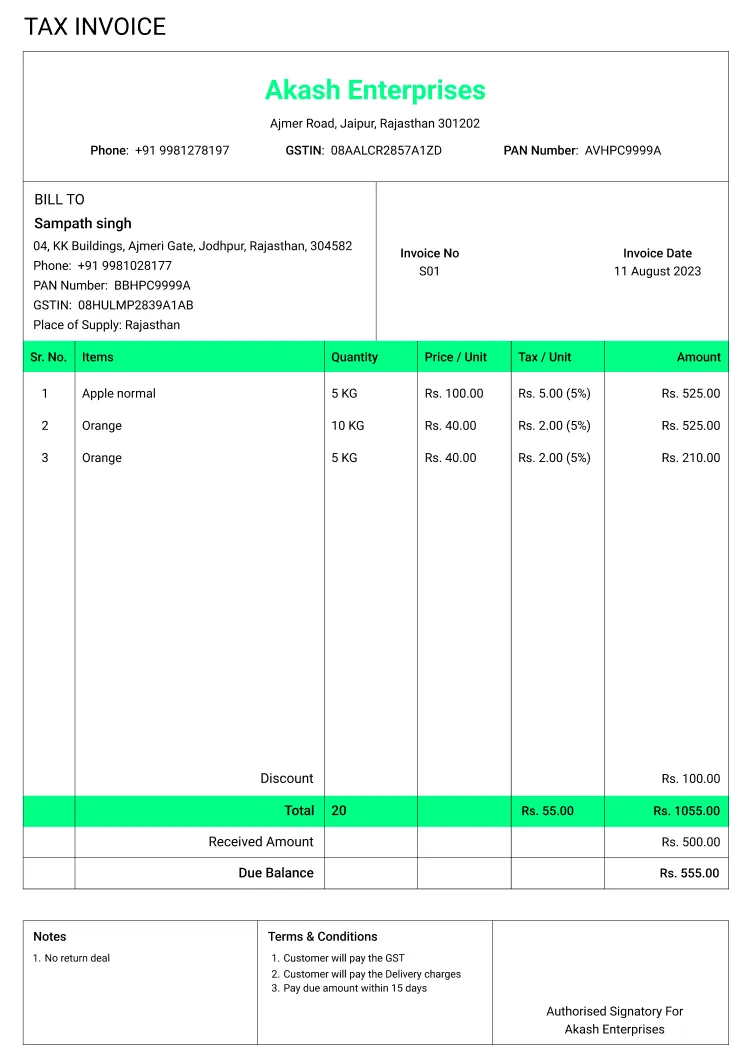
#> input picture backend/uploads/invoice_format_mid_level_images+(3).webp, 751 x 1060 px
$ python -i preprocessing.py   (imports and definitions only)
#> lines starting #> are read from the running program, lines starting #| are printed output that depends on the picture; after the words box and inside, x2 and y2 are one past the last pixel; in counts of white or black regions, pixels touching at a corner belong together


import cv2

def preprocess_image(image_path):

    # Load image
    image = cv2.imread(image_path)
#> image is the input picture: shape (1060, 751, 3); mean B, G, R 242.4, 249, 235.1

    # Safety check
    if image is None:
        raise ValueError("Failed to load image")

    # Resize to improve small text recognition
    image = cv2.resize(
        image, None, fx=1.5, fy=1.5,
        interpolation=cv2.INTER_CUBIC
    )
#> image: shape (1590, 1126, 3)

    # Convert to grayscale
    gray = cv2.cvtColor(image, cv2.COLOR_BGR2GRAY)
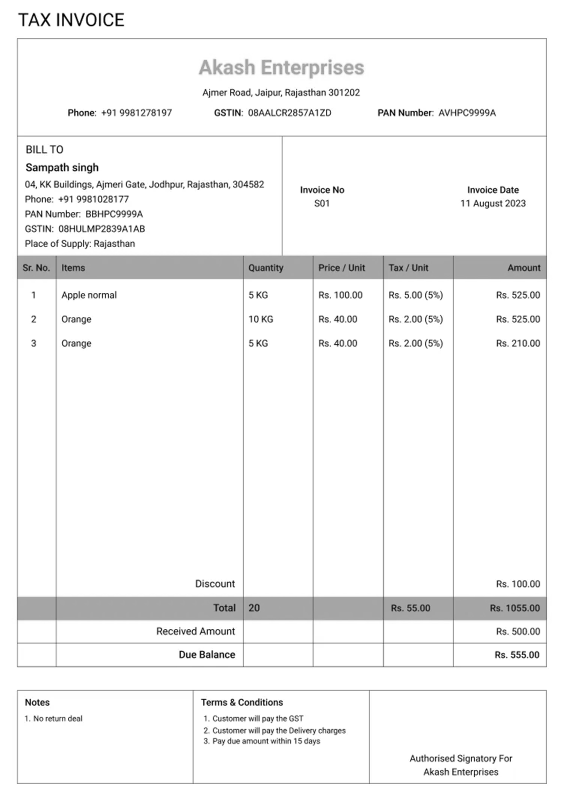
#> gray: shape (1590, 1126) (shown at 1/2 size); min 0, max 255, mean 243.8

    # Reduce noise
    gray = cv2.medianBlur(gray, 3)

    # Adaptive thresholding (handles uneven lighting)
    thresh = cv2.adaptiveThreshold(
        gray,
        255,
        cv2.ADAPTIVE_THRESH_GAUSSIAN_C,
        cv2.THRESH_BINARY,
        11,
        2
    )
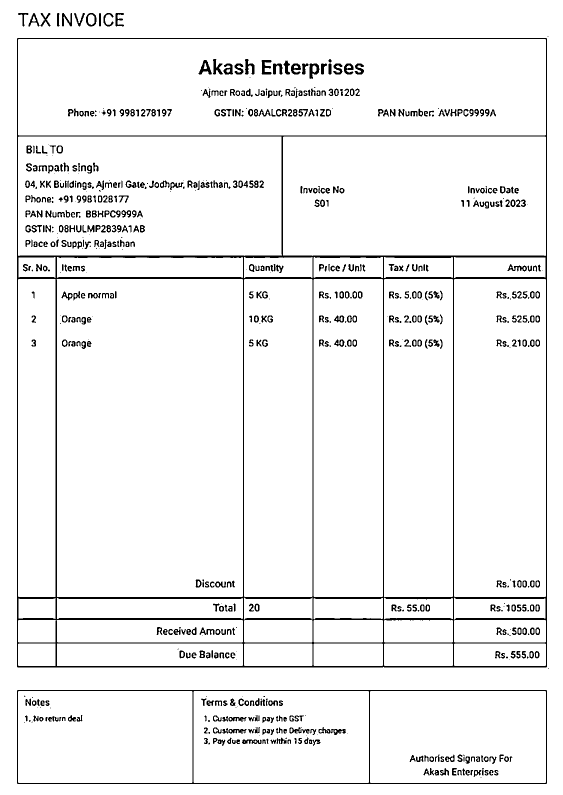
#> thresh: shape (1590, 1126) (shown at 1/2 size); 94.7% white; 713 black regions (147 under 20 px), largest, box (x1, y1, x2, y2) and area: (34, 76, 1094, 1335) 41341, (34, 1380, 1094, 1568) 5720, (397, 120, 424, 149) 351

    return thresh

>>> result = preprocess_image('../uploads/invoice_format_mid_level_images+(3).webp')

$ run again, on backend/uploads/grocery 1.webp
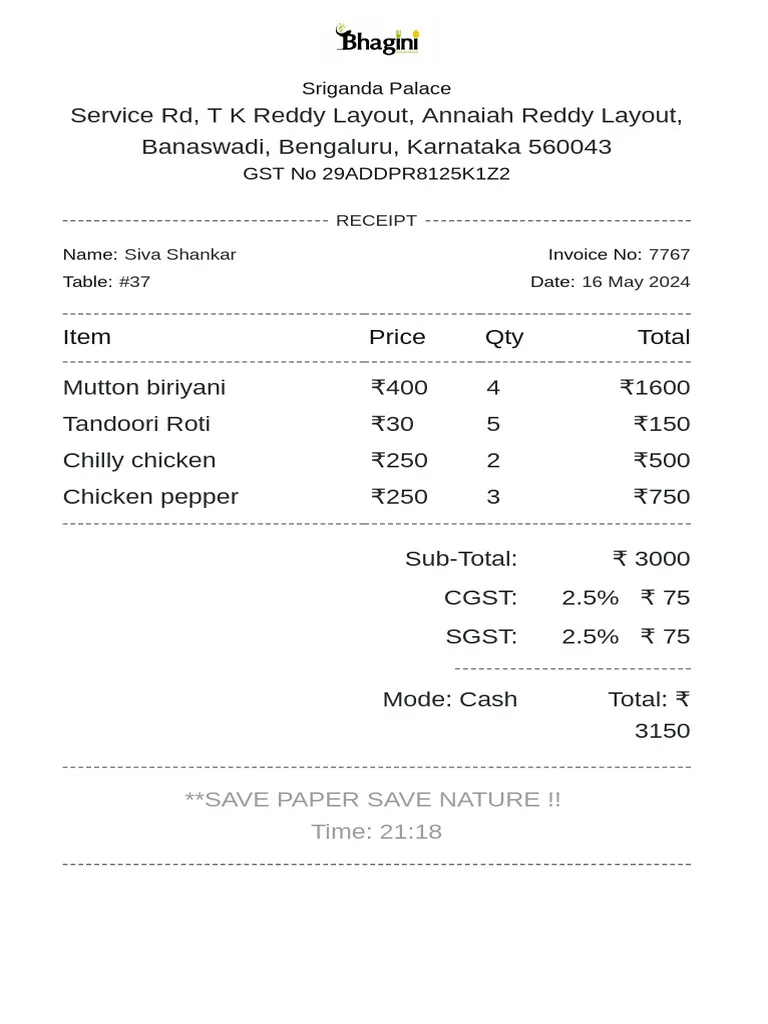
#> input picture backend/uploads/grocery 1.webp, 768 x 1024 px
#> in preprocess_image, image is the input picture: shape (1024, 768, 3); mean B, G, R 248.5, 248.5, 248.4
#> in preprocess_image, `image = cv2.resize( image, None, fx=1.5, fy=1.5, interpolation=cv2.INT..`:
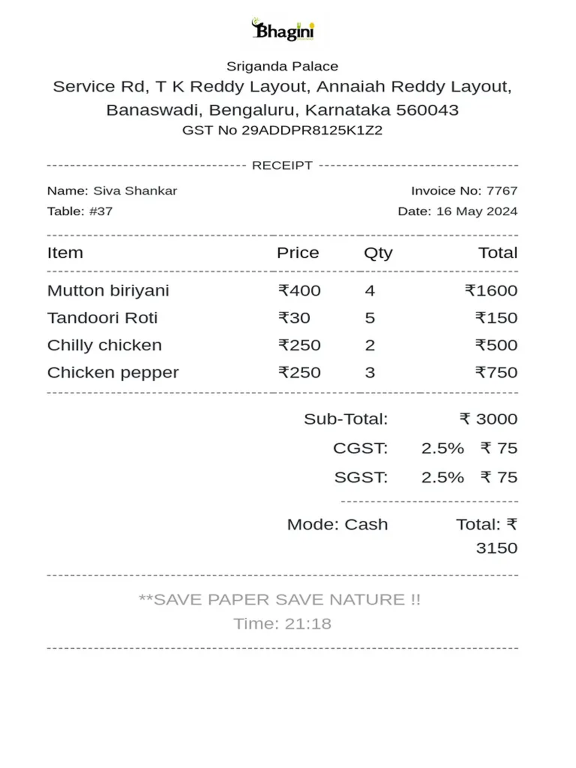
#> image: shape (1536, 1152, 3) (shown at 1/2 size); mean B, G, R 248.4, 248.4, 248.3
#> in preprocess_image, `thresh = cv2.adaptiveThreshold( gray, 255, cv2.ADAPTIVE_THRESH_GAUSSIA..`:
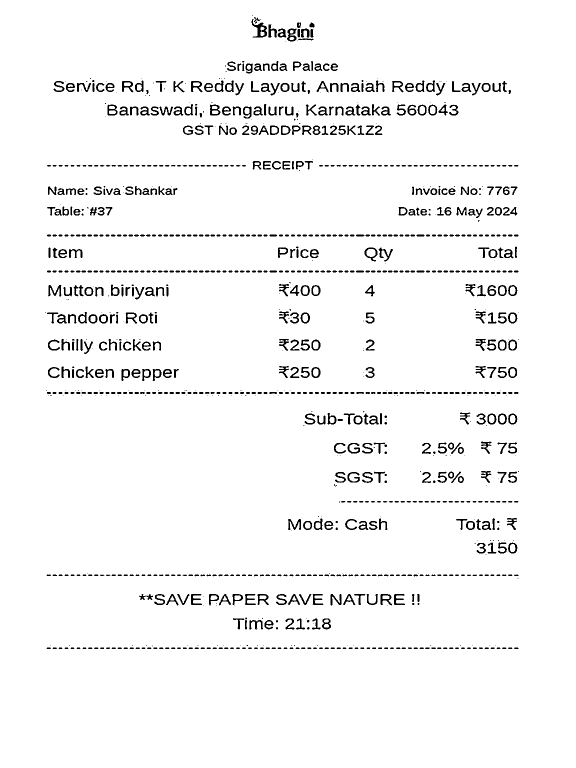
#> thresh: shape (1536, 1152) (shown at 1/2 size); 96.1% white; 1133 black regions (268 under 20 px), largest, box (x1, y1, x2, y2) and area: (503, 38, 534, 75) 453, (574, 57, 593, 83) 276, (96, 570, 123, 593) 270
